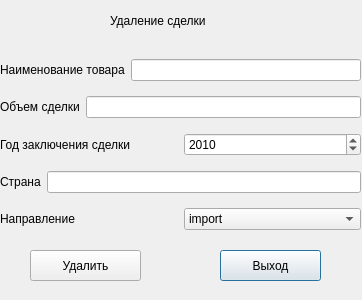
<?xml version="1.0" encoding="UTF-8"?>
<ui version="4.0">
 <class>deleteDealDialog</class>
 <widget class="QDialog" name="deleteDealDialog">
  <property name="geometry">
   <rect>
    <x>0</x>
    <y>0</y>
    <width>362</width>
    <height>300</height>
   </rect>
  </property>
  <property name="windowTitle">
   <string>Dialog</string>
  </property>
  <widget class="QPushButton" name="pushButton_Exit">
   <property name="geometry">
    <rect>
     <x>220</x>
     <y>250</y>
     <width>101</width>
     <height>31</height>
    </rect>
   </property>
   <property name="text">
    <string>Выход</string>
   </property>
  </widget>
  <widget class="QLabel" name="label">
   <property name="geometry">
    <rect>
     <x>110</x>
     <y>0</y>
     <width>141</width>
     <height>41</height>
    </rect>
   </property>
   <property name="lineWidth">
    <number>1</number>
   </property>
   <property name="text">
    <string>Удаление сделки</string>
   </property>
  </widget>
  <widget class="QWidget" name="layoutWidget">
   <property name="geometry">
    <rect>
     <x>0</x>
     <y>50</y>
     <width>361</width>
     <height>191</height>
    </rect>
   </property>
   <layout class="QVBoxLayout" name="verticalLayout_2">
    <item>
     <layout class="QHBoxLayout" name="horizontalLayout_6">
      <item>
       <widget class="QLabel" name="label_7">
        <property name="text">
         <string>Наименование товара</string>
        </property>
       </widget>
      </item>
      <item>
       <widget class="QLineEdit" name="lineEdit_ProductName_2"/>
      </item>
     </layout>
    </item>
    <item>
     <layout class="QHBoxLayout" name="horizontalLayout_7">
      <item>
       <widget class="QLabel" name="label_8">
        <property name="text">
         <string>Объем сделки</string>
        </property>
       </widget>
      </item>
      <item>
       <widget class="QLineEdit" name="lineEdit_Volume_2"/>
      </item>
     </layout>
    </item>
    <item>
     <layout class="QHBoxLayout" name="horizontalLayout_8">
      <item>
       <widget class="QLabel" name="label_9">
        <property name="text">
         <string>Год заключения сделки</string>
        </property>
       </widget>
      </item>
      <item>
       <widget class="QSpinBox" name="spinBox_Year_2">
        <property name="minimum">
         <number>0</number>
        </property>
        <property name="maximum">
         <number>2999</number>
        </property>
        <property name="value">
         <number>2010</number>
        </property>
       </widget>
      </item>
     </layout>
    </item>
    <item>
     <layout class="QHBoxLayout" name="horizontalLayout_9">
      <item>
       <widget class="QLabel" name="label_10">
        <property name="text">
         <string>Страна</string>
        </property>
       </widget>
      </item>
      <item>
       <widget class="QLineEdit" name="lineEdit_Country_2"/>
      </item>
     </layout>
    </item>
    <item>
     <layout class="QHBoxLayout" name="horizontalLayout_10">
      <item>
       <widget class="QLabel" name="label_11">
        <property name="text">
         <string>Направление</string>
        </property>
       </widget>
      </item>
      <item>
       <widget class="QComboBox" name="comboBox_Direction_2">
        <item>
         <property name="text">
          <string>import</string>
         </property>
        </item>
        <item>
         <property name="text">
          <string>export</string>
         </property>
        </item>
       </widget>
      </item>
     </layout>
    </item>
   </layout>
  </widget>
  <widget class="QPushButton" name="pushButton_Del">
   <property name="geometry">
    <rect>
     <x>30</x>
     <y>250</y>
     <width>111</width>
     <height>31</height>
    </rect>
   </property>
   <property name="text">
    <string>Удалить</string>
   </property>
  </widget>
 </widget>
 <resources/>
 <connections/>
</ui>
